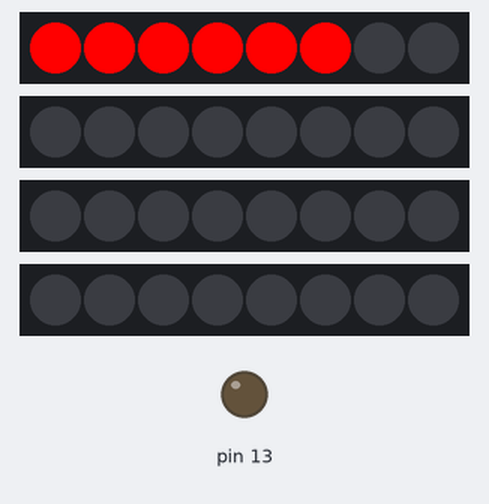
This sketch was run on a simulated Arduino Uno, built with avr-gcc and run on an emulated ATmega328P. Shown: 4 × 8 RGB LEDs in strip order, left to right, output pins drawn as LEDs (lit = HIGH). The strip is taken to match the declared colour order.

Above: at 0.1 s.
At 1.1 s:
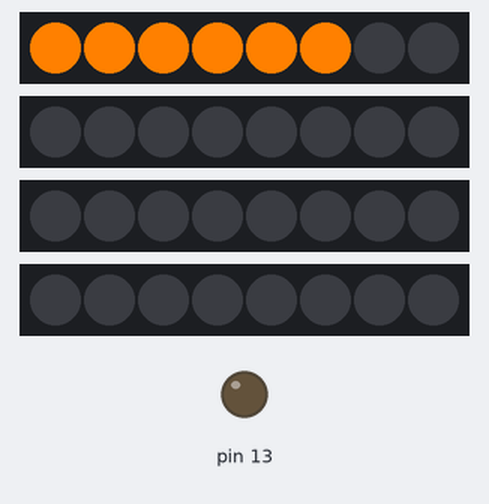
At 2.1 s:
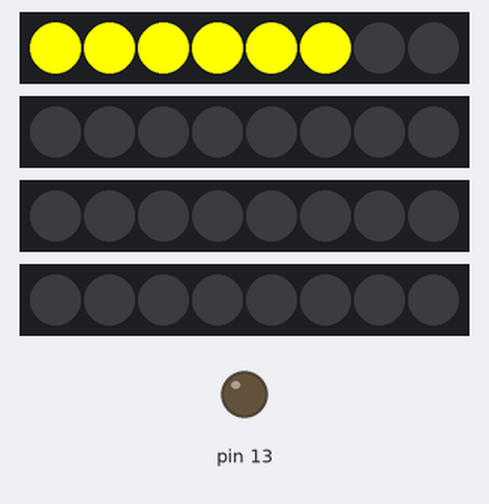
At 3.1 s:
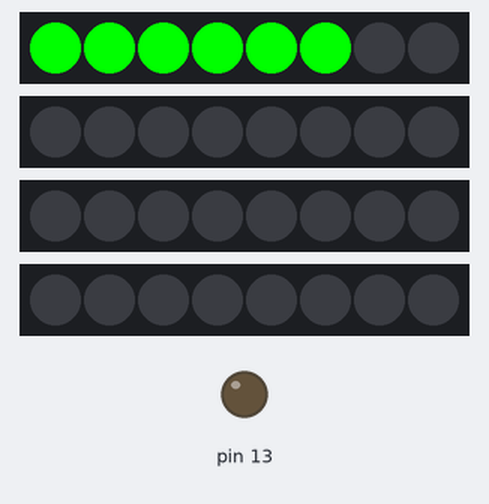
At 6.1 s:
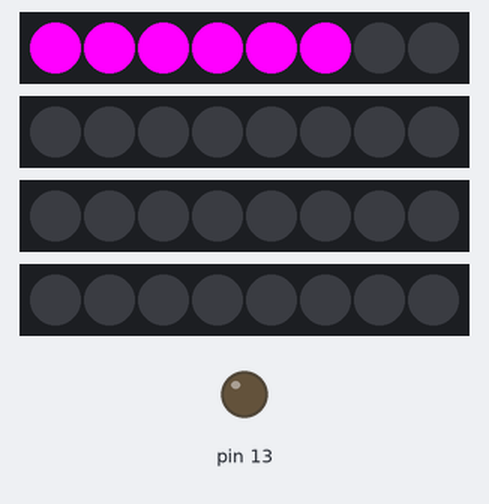
At 35.3 s:
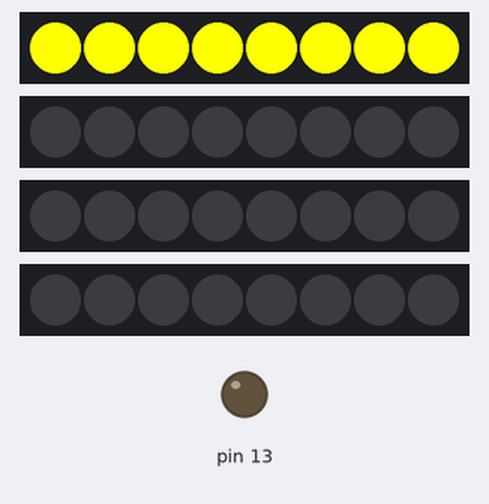
Timing chart, 0 to 40.0 s (numbered marks = the images above):
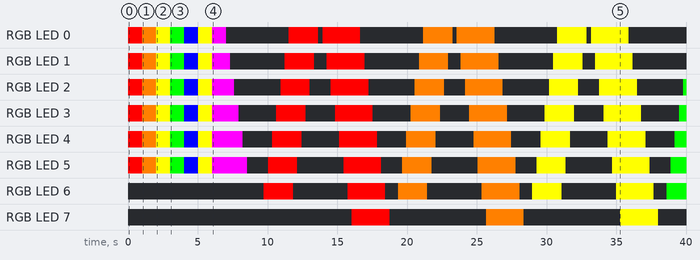

Measured:
- by itself, RGB LED 6: off → RGB(255, 0, 0) at 9.7 s, → off 2.1 s later, → RGB(255, 0, 0) 3.9 s later, → off 2.7 s later, … (13 changes in this stretch)
- by itself, RGB LED 7: off → RGB(255, 0, 0) at 16.1 s, → off 2.7 s later, → RGB(255, 128, 0) 6.9 s later, → off 2.7 s later, … (6 changes in this stretch)
- what the display in image 0 shows lasts 1.0 s, from 0.0 s to 1.0 s

The sketch:

lights.ino
```cpp
// (licence header left out)
// LED Cube: Functions

// NeoPixel Library
#include <Adafruit_NeoPixel.h>

// LED String Max
#define MAX 8

// Chain: 4 Rows: 4 x 4 Matrix
Adafruit_NeoPixel strip1 = Adafruit_NeoPixel(MAX,4, NEO_RGB + NEO_KHZ400);
Adafruit_NeoPixel strip2 = Adafruit_NeoPixel(MAX,5, NEO_RGB + NEO_KHZ400);
Adafruit_NeoPixel strip3 = Adafruit_NeoPixel(MAX,6, NEO_RGB + NEO_KHZ400);
Adafruit_NeoPixel strip4 = Adafruit_NeoPixel(MAX,7, NEO_RGB + NEO_KHZ400);

void setup() {

  // Init: Strip #1
  strip1.begin();
  strip1.show();
  delay(20);

  // Init: Strip #2
  strip2.begin();
  strip2.show();

  // Init: Strip #3
  strip3.begin();
  strip3.show();

  // Init: Strip #4
  strip4.begin();
  strip4.show();

  pinMode(13, OUTPUT);

}

void loop() {

  // Red
  strip1.setPixelColor(0,255,0,0);
  strip1.setPixelColor(1,255,0,0);
  strip1.setPixelColor(2,255,0,0);
  strip1.setPixelColor(3,255,0,0);
  strip1.setPixelColor(4,255,0,0);
  strip1.setPixelColor(5,255,0,0);
  strip1.show();
  delay(1000);

  // Orange
  strip1.setPixelColor(0,255,128,0);
  strip1.setPixelColor(1,255,128,0);
  strip1.setPixelColor(2,255,128,0);
  strip1.setPixelColor(3,255,128,0);
  strip1.setPixelColor(4,255,128,0);
  strip1.setPixelColor(5,255,128,0);
  strip1.show();
  delay(1000);

  // Yellow
  strip1.setPixelColor(0,255,255,0);
  strip1.setPixelColor(1,255,255,0);
  strip1.setPixelColor(2,255,255,0);
  strip1.setPixelColor(3,255,255,0);
  strip1.setPixelColor(4,255,255,0);
  strip1.setPixelColor(5,255,255,0);
  strip1.show();
  delay(1000);

  // Green
  strip1.setPixelColor(0,0,255,0);
  strip1.setPixelColor(1,0,255,0);
  strip1.setPixelColor(2,0,255,0);
  strip1.setPixelColor(3,0,255,0);
  strip1.setPixelColor(4,0,255,0);
  strip1.setPixelColor(5,0,255,0);
  strip1.show();
  delay(1000);

  // Blue
  strip1.setPixelColor(0,0,0,255);
  strip1.setPixelColor(1,0,0,255);
  strip1.setPixelColor(2,0,0,255);
  strip1.setPixelColor(3,0,0,255);
  strip1.setPixelColor(4,0,0,255);
  strip1.setPixelColor(5,0,0,255);
  strip1.show();
  delay(1000);

  // Indigo
  strip1.setPixelColor(0,255,255,0);
  strip1.setPixelColor(1,255,255,0);
  strip1.setPixelColor(2,255,255,0);
  strip1.setPixelColor(3,255,255,0);
  strip1.setPixelColor(4,255,255,0);
  strip1.setPixelColor(5,255,255,0);
  strip1.show();
  delay(1000);

  // Violet
  strip1.setPixelColor(0,255,0,255);
  strip1.setPixelColor(1,255,0,255);
  strip1.setPixelColor(2,255,0,255);
  strip1.setPixelColor(3,255,0,255);
  strip1.setPixelColor(4,255,0,255);
  strip1.setPixelColor(5,255,0,255);
  strip1.show();
  delay(1000);

  for (int x = 0; x <= MAX; x++) {
    strip1.setPixelColor(x,0,0,0);
    strip1.show();
    delay(300);
  }

  //////////////////////

  for (int x = 6; x >= 0; x--) {
    strip1.setPixelColor(x,255,0,0);
    strip1.show();
    delay(300);
  }

  for (int x = 6; x >= 0; x--) {
    strip1.setPixelColor(x,0,0,0);
    strip1.show();
    delay(300);
  }

  for (int x = 0; x <= MAX; x++) {
    strip1.setPixelColor(x,255,0,0);
    strip1.show();
    delay(300);
  }

  //////////////////////

  for (int x = 0; x <= MAX; x++) {
    strip1.setPixelColor(x,0,0,0);
    strip1.show();
    delay(300);
  }

  for (int x = 6; x >= 0; x--) {
    strip1.setPixelColor(x,255,128,0);
    strip1.show();
    delay(300);
  }

  for (int x = 6; x >= 0; x--) {
    strip1.setPixelColor(x,0,0,0);
    strip1.show();
    delay(300);
  }

  for (int x = 0; x <= MAX; x++) {
    strip1.setPixelColor(x,255,128,0);
    strip1.show();
    delay(300);
  }

  //////////////////////

  for (int x = 0; x <= MAX; x++) {
    strip1.setPixelColor(x,0,0,0);
    strip1.show();
    delay(300);
  }

  for (int x = 6; x >= 0; x--) {
    strip1.setPixelColor(x,255,255,0);
    strip1.show();
    delay(300);
  }

  for (int x = 6; x >= 0; x--) {
    strip1.setPixelColor(x,0,0,0);
    strip1.show();
    delay(300);
  }

  for (int x = 0; x <= MAX; x++) {
    strip1.setPixelColor(x,255,255,0);
    strip1.show();
    delay(300);
  }

  //////////////////////

  for (int x = 0; x <= MAX; x++) {
    strip1.setPixelColor(x,0,0,0);
    strip1.show();
    delay(300);
  }

  for (int x = 6; x >= 0; x--) {
    strip1.setPixelColor(x,0,255,0);
    strip1.show();
    delay(300);
  }

  for (int x = 6; x >= 0; x--) {
    strip1.setPixelColor(x,0,0,0);
    strip1.show();
    delay(300);
  }

  for (int x = 0; x <= MAX; x++) {
    strip1.setPixelColor(x,0,255,0);
    strip1.show();
    delay(300);
  }

  //////////////////////

  for (int x = 0; x <= MAX; x++) {
    strip1.setPixelColor(x,0,0,0);
    strip1.show();
    delay(300);
  }

  for (int x = 6; x >= 0; x--) {
    strip1.setPixelColor(x,0,0,255);
    strip1.show();
    delay(300);
  }

  for (int x = 6; x >= 0; x--) {
    strip1.setPixelColor(x,0,0,0);
    strip1.show();
    delay(300);
  }

  for (int x = 0; x <= MAX; x++) {
    strip1.setPixelColor(x,0,0,255);
    strip1.show();
    delay(300);
  }

    //////////////////////

  for (int x = 0; x <= MAX; x++) {
    strip1.setPixelColor(x,0,0,0);
    strip1.show();
    delay(300);
  }

  for (int x = 6; x >= 0; x--) {
    strip1.setPixelColor(x,255,255,0);
    strip1.show();
    delay(300);
  }

  for (int x = 6; x >= 0; x--) {
    strip1.setPixelColor(x,0,0,0);
    strip1.show();
    delay(300);
  }

  for (int x = 0; x <= MAX; x++) {
    strip1.setPixelColor(x,255,255,0);
    strip1.show();
    delay(300);
  }

  //////////////////////

  for (int x = 0; x <= MAX; x++) {
    strip1.setPixelColor(x,0,0,0);
    strip1.show();
    delay(300);
  }

  for (int x = 6; x >= 0; x--) {
    strip1.setPixelColor(x,255,0,255);
    strip1.show();
    delay(300);
  }

  for (int x = 6; x >= 0; x--) {
    strip1.setPixelColor(x,0,0,0);
    strip1.show();
    delay(300);
  }

  for (int x = 0; x <= MAX; x++) {
    strip1.setPixelColor(x,255,0,255);
    strip1.show();
    delay(300);
  }

  for (int x = 0; x <= MAX; x++) {
    strip1.setPixelColor(x,0,0,0);
    strip1.show();
  }

  strip1.setPixelColor(0,255,0,0);
  strip1.show();
  delay(300);
  strip1.setPixelColor(1,255,128,0);
  strip1.show();
  delay(300);
  strip1.setPixelColor(2,255,255,0);
  strip1.show();
  delay(300);
  strip1.setPixelColor(3,0,255,0);
  strip1.show();
  delay(300);
  strip1.setPixelColor(4,0,0,255);
  strip1.show();
  delay(300);
  strip1.setPixelColor(5,255,0,255);
  strip1.show();
  delay(300);

  delay(5000);
}
```
